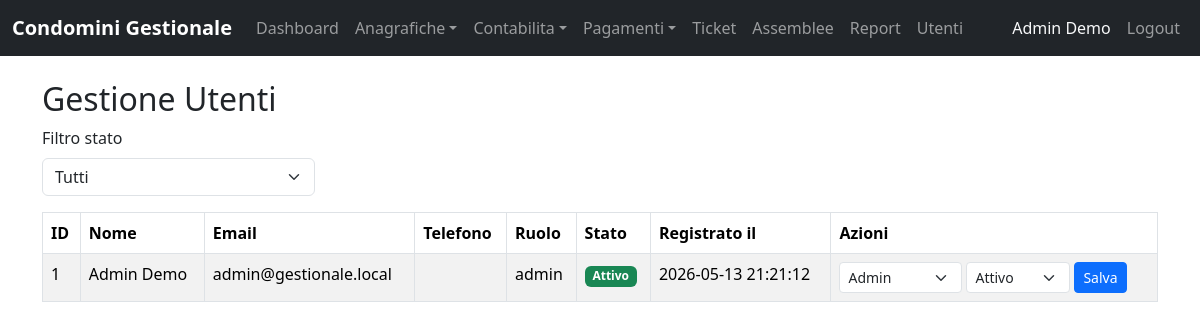
/admin/utenti.php (signed in), run on the app's committed database.
### tables this page shows
CREATE TABLE IF NOT EXISTS users (
    id INT AUTO_INCREMENT PRIMARY KEY,
    name VARCHAR(150) NOT NULL,
    email VARCHAR(190) NOT NULL UNIQUE,
    password_hash VARCHAR(255) NOT NULL,
    phone VARCHAR(50) NULL,
    fiscal_code VARCHAR(32) NULL,
    role ENUM('admin','condomino','fornitore') NOT NULL DEFAULT 'condomino',
    status ENUM('pending','active','inactive') NOT NULL DEFAULT 'pending',
    last_login_at DATETIME NULL,
    created_at DATETIME NOT NULL DEFAULT CURRENT_TIMESTAMP,
    updated_at DATETIME NOT NULL DEFAULT CURRENT_TIMESTAMP ON UPDATE CURRENT_TIMESTAMP
);

### app/Users.php (called while the page is built, shortened)
<?php
require_once __DIR__ . '/../config/config.php';
function get_users(?string $status = null): array
{
    global $pdo;
    if ($status) {
        $stmt = $pdo->prepare("SELECT * FROM users WHERE status = :status ORDER BY created_at DESC");
        $stmt->execute(['status' => $status]);
    } else {
        $stmt = $pdo->query("SELECT * FROM users ORDER BY created_at DESC");
    }
    return $stmt->fetchAll(PDO::FETCH_ASSOC);
}

### admin/utenti.php (the view, shortened to what this page needs)
<?php
require_once __DIR__ . '/../app/Auth.php';
require_once __DIR__ . '/../app/Users.php';
$statusFilter = $_GET['status'] ?? null;
$users = get_users($statusFilter);
include __DIR__ . '/../includes/header.php';
?>
<h2>Gestione Utenti</h2>
<form method="get" class="mb-3">
    <div class="row g-2 align-items-end">
        <div class="col-md-3">
            <label class="form-label">Filtro stato</label>
            <select name="status" class="form-select" onchange="this.form.submit()">
                <option value="">Tutti</option>
            </select>
        </div>
    </div>
</form>
<table class="table table-bordered table-striped">
    <thead>
        <tr>
            <th>ID</th>
            <th>Nome</th>
            <th>Email</th>
            <th>Telefono</th>
            <th>Ruolo</th>
            <th>Stato</th>
            <th>Registrato il</th>
            <th>Azioni</th>
        </tr>
    </thead>
    <tbody>
        <?php foreach ($users as $u): ?>
            <tr>
                <td><?php echo (int)$u['id']; ?></td>
                <td><?php echo htmlspecialchars($u['name']); ?></td>
                <td><?php echo htmlspecialchars($u['email']); ?></td>
                <td><?php echo htmlspecialchars($u['phone'] ?? ''); ?></td>
                <td><?php echo htmlspecialchars($u['role']); ?></td>
                <td>
                    <?php if ($u['status'] === 'pending'): ?>
                        <span class="badge bg-warning text-dark">In attesa</span>
                    <?php elseif ($u['status'] === 'active'): ?>
                        <span class="badge bg-success">Attivo</span>
                    <?php else: ?>
                        <span class="badge bg-secondary">Inattivo</span>
                    <?php endif; ?>
                </td>
                <td><?php echo htmlspecialchars($u['created_at']); ?></td>
                <td>
                    <form method="post" class="d-flex gap-1 align-items-center">
                        <select name="role" class="form-select form-select-sm" style="width:auto">
                            <option value="admin" <?php echo $u['role'] === 'admin' ? 'selected' : ''; ?>>Admin</option>
                        </select>
                        <select name="status" class="form-select form-select-sm" style="width:auto">
                            <option value="active" <?php echo $u['status'] === 'active' ? 'selected' : ''; ?>>Attivo</option>
                        </select>
                        <button class="btn btn-sm btn-primary">Salva</button>
                    </form>
                </td>
            </tr>
        <?php endforeach; ?>
    </tbody>
</table>
<?php include __DIR__ . '/../includes/footer.php';

### assets/css/style.css (style rules this page uses)
body { padding-bottom: 40px; }

### data on the page
users: id "1", name "Admin Demo", email "admin@gestionale.local", role "admin", shows "Attivo", created_at "2026-05-13 21:21:12", role "Admin", status "Attivo"

### other printed values
$_SESSION['user']['name'] "Admin Demo"
